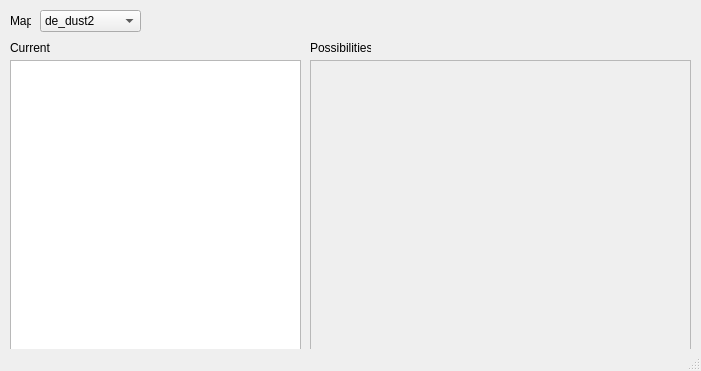
<?xml version="1.0" encoding="UTF-8"?>
<ui version="4.0">
 <class>MainWindow</class>
 <widget class="QMainWindow" name="MainWindow">
  <property name="geometry">
   <rect>
    <x>0</x>
    <y>0</y>
    <width>701</width>
    <height>371</height>
   </rect>
  </property>
  <property name="windowTitle">
   <string>CS:GO Custom Minimaps</string>
  </property>
  <property name="locale">
   <locale language="English" country="UnitedStates"/>
  </property>
  <widget class="QWidget" name="centralWidget">
   <widget class="QComboBox" name="comboBox">
    <property name="geometry">
     <rect>
      <x>40</x>
      <y>10</y>
      <width>101</width>
      <height>22</height>
     </rect>
    </property>
    <item>
     <property name="text">
      <string>de_dust2</string>
     </property>
    </item>
    <item>
     <property name="text">
      <string>de_inferno</string>
     </property>
    </item>
    <item>
     <property name="text">
      <string>de_mirage</string>
     </property>
    </item>
    <item>
     <property name="text">
      <string>de_nuke</string>
     </property>
    </item>
    <item>
     <property name="text">
      <string>de_cache</string>
     </property>
    </item>
    <item>
     <property name="text">
      <string>de_cobblestone</string>
     </property>
    </item>
    <item>
     <property name="text">
      <string>de_overpass</string>
     </property>
    </item>
    <item>
     <property name="text">
      <string>de_train</string>
     </property>
    </item>
   </widget>
   <widget class="QLabel" name="label">
    <property name="geometry">
     <rect>
      <x>10</x>
      <y>10</y>
      <width>21</width>
      <height>21</height>
     </rect>
    </property>
    <property name="text">
     <string>Map</string>
    </property>
   </widget>
   <widget class="QLabel" name="label_2">
    <property name="geometry">
     <rect>
      <x>10</x>
      <y>40</y>
      <width>47</width>
      <height>16</height>
     </rect>
    </property>
    <property name="text">
     <string>Current</string>
    </property>
   </widget>
   <widget class="QScrollArea" name="scrollArea">
    <property name="geometry">
     <rect>
      <x>310</x>
      <y>60</y>
      <width>381</width>
      <height>291</height>
     </rect>
    </property>
    <property name="widgetResizable">
     <bool>true</bool>
    </property>
    <widget class="QWidget" name="scrollAreaWidgetContents">
     <property name="geometry">
      <rect>
       <x>0</x>
       <y>0</y>
       <width>379</width>
       <height>289</height>
      </rect>
     </property>
    </widget>
   </widget>
   <widget class="QGraphicsView" name="graphicsView">
    <property name="geometry">
     <rect>
      <x>10</x>
      <y>60</y>
      <width>291</width>
      <height>291</height>
     </rect>
    </property>
   </widget>
   <widget class="QLabel" name="label_3">
    <property name="geometry">
     <rect>
      <x>310</x>
      <y>40</y>
      <width>61</width>
      <height>16</height>
     </rect>
    </property>
    <property name="text">
     <string>Possibilities</string>
    </property>
   </widget>
  </widget>
  <widget class="QStatusBar" name="statusBar"/>
 </widget>
 <layoutdefault spacing="6" margin="11"/>
 <resources/>
 <connections/>
</ui>
